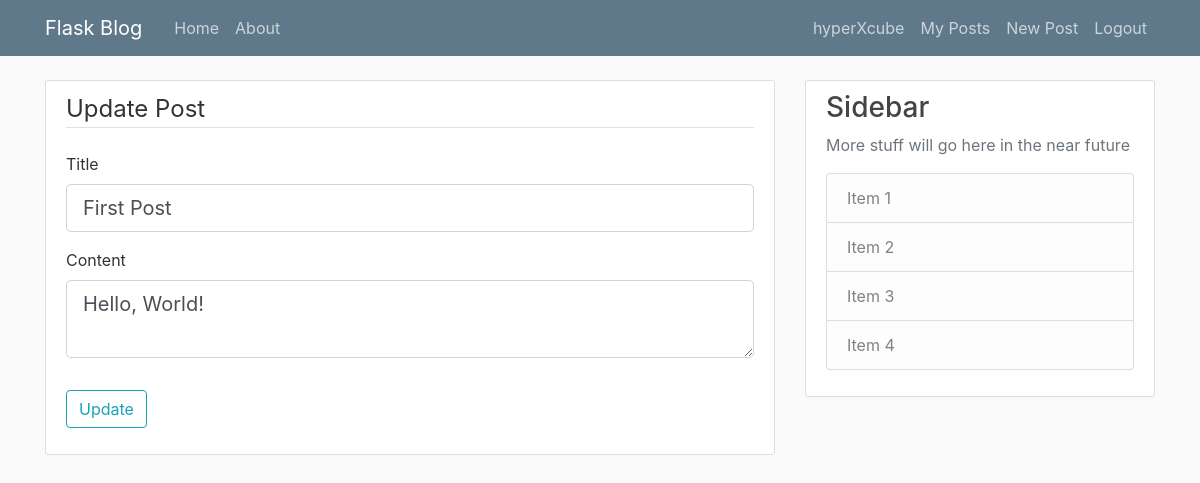
Screenshot of /post/1/update (signed in) with the database file from the repository.
### flask_blog/models.py (models this page shows, shortened)
class User(db.Model, UserMixin):
    id = db.Column(db.Integer, primary_key=True)
    username = db.Column(db.String(20), unique=True, nullable=False)
    email = db.Column(db.String(120), unique=True, nullable=False)
    profile_pic = db.Column(db.String(20), nullable=False, default='default.jpg')
    password = db.Column(db.String(60), nullable=False)
    posts = db.relationship('Post', backref='author', lazy=True)

class Post(db.Model):
    id = db.Column(db.Integer, primary_key=True)
    title = db.Column(db.String(100), nullable=False)
    post_date = db.Column(db.DateTime, nullable=False, default=datetime.now)
    content = db.Column(db.Text, nullable=False)
    author_id = db.Column(db.Integer, db.ForeignKey('user.id'), nullable=False)

### flask_blog/posts/routes.py (the view)
@bp.route('/post/<int:post_id>/update', methods=['GET', 'POST'])
@login_required
def update_post(post_id):
    post = Post.query.get_or_404(post_id)
    if post.author != current_user:
        abort(403)
    form = UpdatePostForm()
    if form.validate_on_submit():
        post.title = form.title.data
        post.content = form.content.data
        db.session.commit()
        flash('Post updated!', 'success')
        return redirect(url_for('posts.post', post_id=post_id))
    elif request.method == 'GET':
        form.title.data = post.title
        form.content.data = post.content
    return render_template('edit_post.html', title=post.title, name='Update Post', form=form)

### flask_blog/posts/forms.py
class UpdatePostForm(FlaskForm):
    title = StringField('Title', validators=[DataRequired(), Length(max=100)])
    content = TextAreaField('Content', validators=[DataRequired()])
    submit = SubmitField('Update')

### flask_blog/models.py (called while the page is built)
@login_manager.user_loader
def load_user(u_id):
    return User.query.get(u_id)

### flask_blog/templates/edit_post.html (shortened to what this page needs)
{% extends 'page.html' %}
{% block content %}
    <div class="content-section">
        <form method="post" action="">
            <fieldset class="form-group">
                <legend class="border-bottom mb-4">{{ name }}</legend>
                <div class="form-group">
                    {{ form.title.label(class='form-control-label') }}
                    {% if form.title.errors %}
                        {{ form.title(class='form-control form-control-lg is-invalid') }}
                        <div class="invalid-feedback">
                            {% for error in form.title.errors %}
                                <span>{{ error }}</span>
                            {% endfor %}
                        </div>
                    {% else %}
                        {{ form.title(class='form-control form-control-lg') }}
                    {% endif %}
                </div>
                <div class="form-group">
                    {{ form.content.label(class='form-control-label') }}
                    {% if form.content.errors %}
                        {{ form.content(class='form-control form-control-lg is-invalid') }}
                        <div class="invalid-feedback">
                            {% for error in form.content.errors %}
                                <span>{{ error }}</span>
                            {% endfor %}
                        </div>
                    {% else %}
                        {{ form.content(class='form-control form-control-lg') }}
                    {% endif %}
                </div>
            </fieldset>
            <div class="form-group">
                {{ form.submit(class='btn btn-outline-info') }}
            </div>
        </form>
    </div>
{% endblock %}

### flask_blog/templates/page.html (shortened to what this page needs)
<!DOCTYPE html>
<html lang="en">
<head>
    <link rel="stylesheet" href="https://stackpath.bootstrapcdn.com/bootstrap/4.3.1/css/bootstrap.min.css">
    <link rel="stylesheet" href="{{ url_for('static', filename='page.css') }}">
</head>
<body>
    <header class="site-header">
        <nav class="navbar navbar-expand-md navbar-dark bg-steel fixed-top">
            <div class="container">
                <a class="navbar-brand mr-4" href="/">Flask Blog</a>
                <div class="collapse navbar-collapse" id="navbarToggle">
                    <div class="navbar-nav mr-auto">
                        <a class="nav-item nav-link" href="{{ url_for('main.home') }}">Home</a>
                        <a class="nav-item nav-link" href="{{ url_for('main.about') }}">About</a>
                    </div>
                    <div class="navbar-nav">
                        {% if current_user.is_authenticated %}
                            <a class="nav-item nav-link" href="{{ url_for('users.account') }}">{{ current_user.username }}</a>
                            <a class="nav-item nav-link" href="{{ url_for('users.user', username=current_user.username) }}">My Posts</a>
                            <a class="nav-item nav-link" href="{{ url_for('posts.new_post') }}">New Post</a>
                            <a class="nav-item nav-link" href="{{ url_for('users.logout') }}">Logout</a>
                        {% else %}
                            <a class="nav-item nav-link" href="{{ url_for('users.login') }}">Login</a>
                            <a class="nav-item nav-link" href="{{ url_for('users.register') }}">Register</a>
                        {% endif %}
                    </div>
                </div>
            </div>
        </nav>
    </header>
    <main role="main" class="container">
        <div class="row">
            <div class="col-md-8">
                {% block content %}{% endblock %}
            </div>
            <div class="col-md-4">
                <div class="content-section">
                    <h3>Sidebar</h3>
                    <p class="text-muted">More stuff will go here in the near future
                        <ul class="list-group">
                            <li class="list-group-item list-group-item-light">Item 1</li>
                            <li class="list-group-item list-group-item-light">Item 2</li>
                            <li class="list-group-item list-group-item-light">Item 3</li>
                            <li class="list-group-item list-group-item-light">Item 4</li>
                        </ul>
                    </p>
                </div>
            </div>
        </div>
    </main>
</body>
</html>

### flask_blog/static/page.css (style rules this page uses)
body { background: #fafafa; color: #333333; margin-top: 5rem; }
h1, h2, h3, h4, h5, h6 { color: #444444; }
.bg-steel { background-color: #5f788a; }
.site-header .navbar-nav .nav-link { color: #cbd5db; }
.content-section { background: #ffffff; padding: 10px 20px; border: 1px solid #dddddd; border-radius: 3px; margin-bottom: 20px; }

### rows the page displays
User: username "hyperXcube"
Post: title "First Post", content "Hello, World!"

### other values shown
{{ name }} "Update Post"
